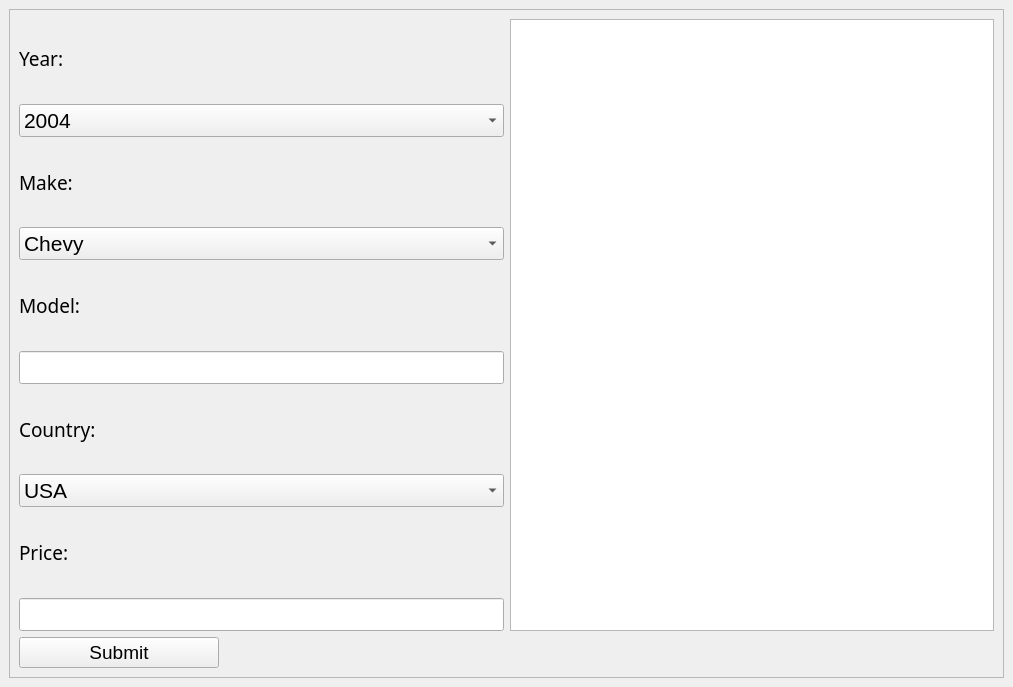
<?xml version="1.0" encoding="UTF-8"?>
<ui version="4.0">
 <class>DockWidget</class>
 <widget class="QDockWidget" name="DockWidget">
  <property name="geometry">
   <rect>
    <x>0</x>
    <y>0</y>
    <width>1013</width>
    <height>687</height>
   </rect>
  </property>
  <property name="windowTitle">
   <string>Car Form</string>
  </property>
  <widget class="QWidget" name="dockWidgetContents">
   <layout class="QHBoxLayout" name="horizontalLayout">
    <item>
     <widget class="QScrollArea" name="scrollArea">
      <property name="widgetResizable">
       <bool>true</bool>
      </property>
      <widget class="QWidget" name="scrollAreaWidgetContents">
       <property name="geometry">
        <rect>
         <x>0</x>
         <y>0</y>
         <width>989</width>
         <height>637</height>
        </rect>
       </property>
       <layout class="QGridLayout" name="gridLayout">
        <item row="8" column="0">
         <widget class="QLabel" name="lablePrice">
          <property name="font">
           <font>
            <family>PMingLiU-ExtB</family>
            <pointsize>14</pointsize>
           </font>
          </property>
          <property name="text">
           <string>Price:</string>
          </property>
         </widget>
        </item>
        <item row="6" column="0">
         <widget class="QLabel" name="lableCountry">
          <property name="font">
           <font>
            <family>PMingLiU-ExtB</family>
            <pointsize>14</pointsize>
           </font>
          </property>
          <property name="text">
           <string>Country:</string>
          </property>
         </widget>
        </item>
        <item row="1" column="0">
         <widget class="QComboBox" name="inputYear">
          <property name="font">
           <font>
            <pointsize>16</pointsize>
           </font>
          </property>
          <item>
           <property name="text">
            <string>2004</string>
           </property>
          </item>
          <item>
           <property name="text">
            <string>2003</string>
           </property>
          </item>
          <item>
           <property name="text">
            <string>2002</string>
           </property>
          </item>
          <item>
           <property name="text">
            <string>2001</string>
           </property>
          </item>
          <item>
           <property name="text">
            <string>2000</string>
           </property>
          </item>
          <item>
           <property name="text">
            <string>1999</string>
           </property>
          </item>
          <item>
           <property name="text">
            <string>1998</string>
           </property>
          </item>
          <item>
           <property name="text">
            <string>1997</string>
           </property>
          </item>
          <item>
           <property name="text">
            <string>1996</string>
           </property>
          </item>
          <item>
           <property name="text">
            <string>1995</string>
           </property>
          </item>
          <item>
           <property name="text">
            <string>1994</string>
           </property>
          </item>
          <item>
           <property name="text">
            <string>1993</string>
           </property>
          </item>
         </widget>
        </item>
        <item row="5" column="0">
         <widget class="QLineEdit" name="inputModel">
          <property name="font">
           <font>
            <pointsize>16</pointsize>
           </font>
          </property>
         </widget>
        </item>
        <item row="7" column="0">
         <widget class="QComboBox" name="inputCountry">
          <property name="font">
           <font>
            <pointsize>16</pointsize>
           </font>
          </property>
          <item>
           <property name="text">
            <string>USA</string>
           </property>
          </item>
          <item>
           <property name="text">
            <string>Canada</string>
           </property>
          </item>
          <item>
           <property name="text">
            <string>Mexico</string>
           </property>
          </item>
         </widget>
        </item>
        <item row="3" column="0">
         <widget class="QComboBox" name="inputMake">
          <property name="font">
           <font>
            <pointsize>16</pointsize>
           </font>
          </property>
          <item>
           <property name="text">
            <string>Chevy</string>
           </property>
          </item>
          <item>
           <property name="text">
            <string>Dodge</string>
           </property>
          </item>
          <item>
           <property name="text">
            <string>Ford</string>
           </property>
          </item>
          <item>
           <property name="text">
            <string>Jeep</string>
           </property>
          </item>
          <item>
           <property name="text">
            <string>Honda</string>
           </property>
          </item>
          <item>
           <property name="text">
            <string>Nissan</string>
           </property>
          </item>
          <item>
           <property name="text">
            <string>Acura</string>
           </property>
          </item>
          <item>
           <property name="text">
            <string>Toyota</string>
           </property>
          </item>
         </widget>
        </item>
        <item row="0" column="0">
         <widget class="QLabel" name="lableYear">
          <property name="font">
           <font>
            <family>PMingLiU-ExtB</family>
            <pointsize>14</pointsize>
           </font>
          </property>
          <property name="text">
           <string>Year:</string>
          </property>
         </widget>
        </item>
        <item row="4" column="0">
         <widget class="QLabel" name="lableModel">
          <property name="font">
           <font>
            <family>PMingLiU-ExtB</family>
            <pointsize>14</pointsize>
           </font>
          </property>
          <property name="text">
           <string>Model:</string>
          </property>
         </widget>
        </item>
        <item row="0" column="1" rowspan="10">
         <widget class="QTextEdit" name="displayData">
          <property name="enabled">
           <bool>true</bool>
          </property>
          <property name="font">
           <font>
            <family>Georgia</family>
            <pointsize>20</pointsize>
           </font>
          </property>
          <property name="cursor" stdset="0">
           <cursorShape>ForbiddenCursor</cursorShape>
          </property>
          <property name="readOnly">
           <bool>true</bool>
          </property>
          <property name="markdown">
           <string/>
          </property>
          <property name="html">
           <string>&lt;!DOCTYPE HTML PUBLIC &quot;-//W3C//DTD HTML 4.0//EN&quot; &quot;http://www.w3.org/TR/REC-html40/strict.dtd&quot;&gt;
&lt;html&gt;&lt;head&gt;&lt;meta name=&quot;qrichtext&quot; content=&quot;1&quot; /&gt;&lt;style type=&quot;text/css&quot;&gt;
p, li { white-space: pre-wrap; }
&lt;/style&gt;&lt;/head&gt;&lt;body style=&quot; font-family:'Georgia'; font-size:20pt; font-weight:400; font-style:normal;&quot;&gt;
&lt;p style=&quot;-qt-paragraph-type:empty; margin-top:0px; margin-bottom:0px; margin-left:0px; margin-right:0px; -qt-block-indent:0; text-indent:0px;&quot;&gt;&lt;br /&gt;&lt;/p&gt;&lt;/body&gt;&lt;/html&gt;</string>
          </property>
         </widget>
        </item>
        <item row="2" column="0">
         <widget class="QLabel" name="lableMake">
          <property name="font">
           <font>
            <family>PMingLiU-ExtB</family>
            <pointsize>14</pointsize>
           </font>
          </property>
          <property name="text">
           <string>Make:</string>
          </property>
         </widget>
        </item>
        <item row="9" column="0">
         <widget class="QLineEdit" name="inputPrice">
          <property name="font">
           <font>
            <pointsize>16</pointsize>
           </font>
          </property>
         </widget>
        </item>
        <item row="10" column="0">
         <widget class="QPushButton" name="submitBtn">
          <property name="maximumSize">
           <size>
            <width>200</width>
            <height>16777215</height>
           </size>
          </property>
          <property name="font">
           <font>
            <pointsize>14</pointsize>
           </font>
          </property>
          <property name="text">
           <string>Submit</string>
          </property>
         </widget>
        </item>
       </layout>
      </widget>
     </widget>
    </item>
   </layout>
  </widget>
 </widget>
 <resources/>
 <connections/>
</ui>
